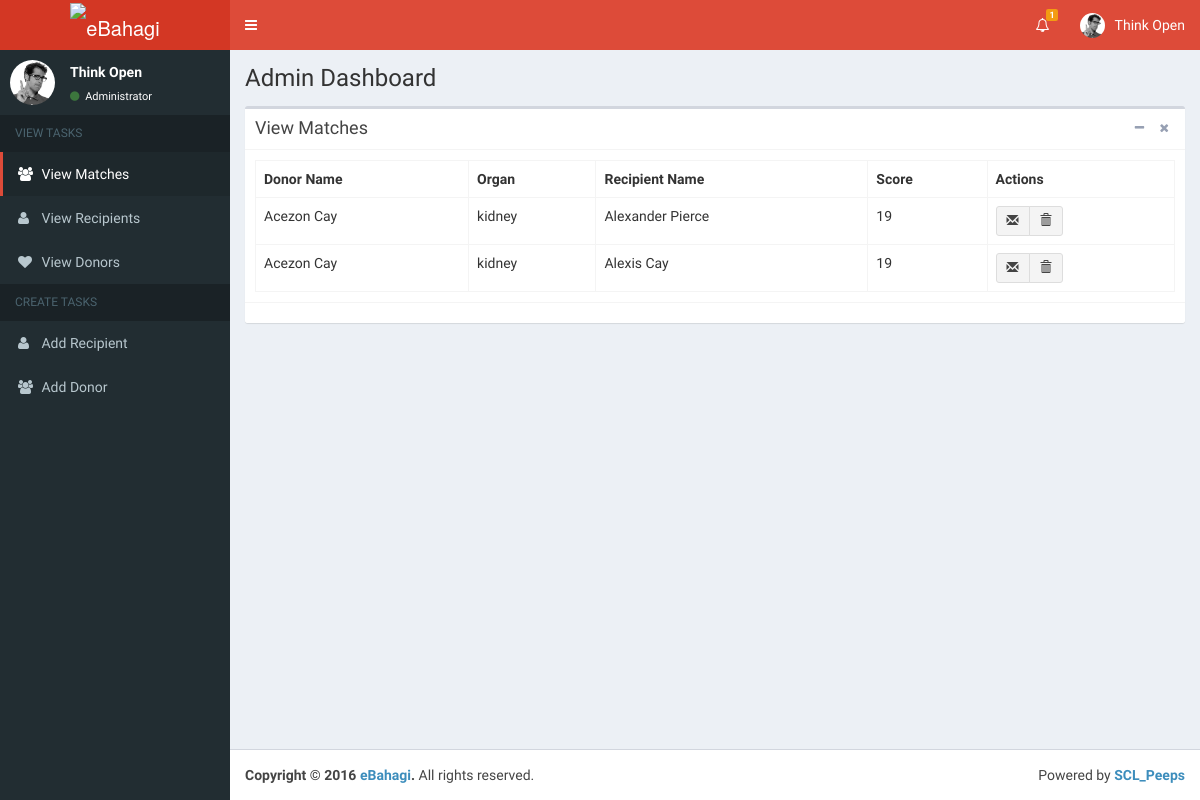
/matches/, run on an earlier commit of the app's database.
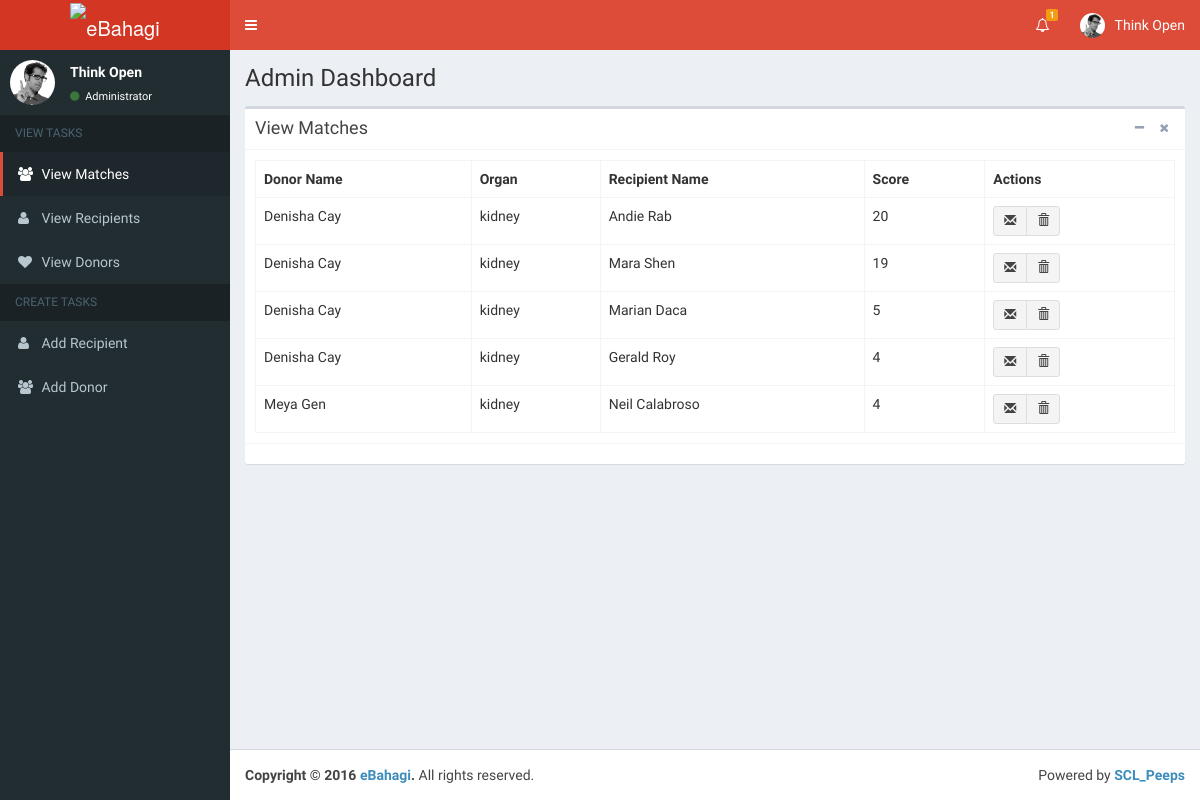
And on a later commit of the database.
### webapp/models.py (models this page shows, shortened)
class Person(models.Model):
    name = models.CharField(max_length = 50, default = '')
    hla = models.CharField(max_length = 20, default = '')
    age = models.IntegerField(default = 0)
    weight = models.DecimalField(decimal_places = 2, max_digits = 5, default = 0)
    blood = models.CharField(max_length = 5, default = '')
    contact = models.IntegerField(default = 0)
    date = models.DateTimeField(auto_now_add = True)
    enrollmentDate = models.IntegerField(default = 0)
    organ = models.ForeignKey(Organ)
    person_type = models.ForeignKey(PersonType)
    reactiveAntibodies = models.DecimalField(decimal_places = 2, max_digits = 5,default = 0)
    prevKidneyDonor = models.BooleanField(default = False)

class Organ(models.Model):
    name = models.CharField(unique = True, max_length = 10)
    description = models.CharField(max_length = 50, default = 'desc')

### webapp/views.py (the view)
# urls.py: url(r'^matches/$', views.matches, name='matches'),
def matches(request):
    matcher = Matcher()
    matches = matcher.getMatches()
    context = {'pagename': 'Matches', 'list': matches}
    return render(request, 'matches.html', context)

### webapp/models.py (called while the page is built)
    def pointSystem(self,patient):
      point = 0
      if patient.reactiveAntibodies >= 50:
        point = point + 4
      elif patient.reactiveAntibodies < 50:
        point = point + 2
      if patient.enrollmentDate > 3:
        point = point + 4
      elif  patient.enrollmentDate > 2 and patient.enrollmentDate <= 3:
        point = point + 3
      elif  patient.enrollmentDate > 1 and patient.enrollmentDate <= 2:
        point = point + 2
      elif patient.enrollmentDate <= 1:
        point = point + 1
      if patient.age < 18:
        point = point + 2
      elif patient.age >= 19 and patient.age <= 65:
        point = point + 1
      else:
        point = point
      if patient.prevKidneyDonor:
          point = point + 15
          print '15? spoint ' + str(point)
      print 'point ' + str(point)
      return point

    def isCompatible(self, patient, donor):
        if patient.hla == donor.hla and patient.blood == donor.blood:
          print "Hello"
          pt = self.pointSystem(patient)
          print 'pt ' + str(pt)
          return pt
        else:
          return -1

### webapp/templates/matches.html (shortened to what this page needs)
{% extends 'dashboard.html' %}
{% block dashcontent %}
<div class="content-wrapper">
    <section class="content-header">
        <h1>
            Admin Dashboard
        </h1>
    </section>
    <section class="content">
      <div class="box">
        <div class="box-header with-border">
          <h3 class="box-title">View Matches</h3>
          <div class="box-tools pull-right">
            <button class="btn btn-box-tool" data-widget="collapse" data-toggle="tooltip" title="Collapse"><i class="fa fa-minus"></i></button>
            <button class="btn btn-box-tool" data-widget="remove" data-toggle="tooltip" title="Remove"><i class="fa fa-times"></i></button>
          </div>
        </div>
        <div class="box-body">
          <table class="table table-bordered table-hover">
              <tr>
                  <th>Donor Name</th>
                  <th>Organ</th>
                  <th>Recipient Name</th>
                  <th>Score</th>
                  <th>Actions</th>
              </tr>
              {% for donor in list %}
              {% for list in donor.1 %}
              <tr>
                  <td>{{donor.0.donor}}</td>
                  <td>{{donor.0.organ}}</td>
                  <td>{{list.recipient}}</td>
                  <td>{{list.score}}</td>
                  <td>
                    <div class="btn-group">
                        <a class="btn btn-default btn-sm" href="{% url 'notify' list.id %}"><span class="glyphicon glyphicon-envelope"></span></a>
                        <a class="btn btn-default btn-sm"><span class="glyphicon glyphicon-trash"></span></a>
                    </div>
                  </td>
              </tr>
              {% endfor %}
              {% endfor %}
          </table>
        </div>
        <div class="box-footer">
        </div>
      </div>
    </section>
</div>
{% endblock %}

What changed in the data, as far as the page shows it:
removed Person: name "Acezon Cay" "Acezon Cay"
removed Person: recipient "Alexander Pierce"
removed Person: recipient "Alexis Cay"
added Person: name "Denisha Cay" "Denisha Cay" "Denisha Cay" "Denisha Cay"
added Person: recipient "Andie Rab"
added Person: recipient "Mara Shen"
added Person: recipient "Marian Daca"
added Person: recipient "Gerald Roy"
added Person: name "Meya Gen"
added Person: recipient "Neil Calabroso"
Also different on the page:
list line gone: "kidney kidney"
new list line: "kidney kidney kidney kidney"
list line gone: "19 19"
new list line: "20 19 5 4"
new list line: "kidney"
new list line: "4"
